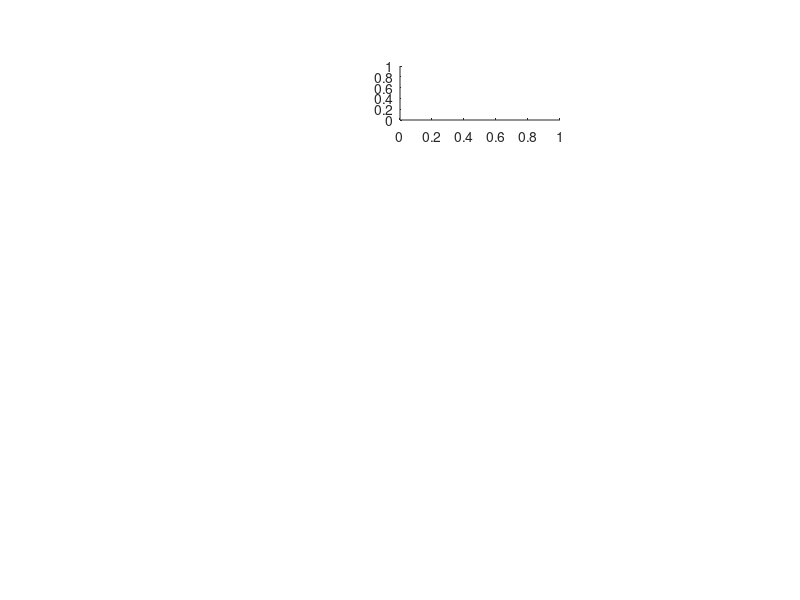

Write the MATLAB code that produced this figure. (Note: this script raises an error after producing the figure.)
%% Figures @NREM_comp
%
% Figure 2. Extended model and stimulus. 
%
% Created: Fri 22 Jan 2021, 14:31
% Author: Martin Esparza-Iaizzo
% 
% Last edited: Sun 22 May 2022, 17:19
% Last edited by: Martin Esparza-Iaizzo
%
%% Plotting

duration_s = 10; % Stimulus duration
dt = 0.01; % Time interval 

fontSize = 16; 

f = figure; 
mp = get(0, 'MonitorPositions');
set(f,'units','centimeters','Position',[mp(end,1)+50 mp(end,2)+50 19.05 20]*1.75);

% Fig. 2B. Example of Poisson Spike Generation. 
ax = axes('Position',[0.5 0.8 0.2 0.09]);
ax.PositionConstraint = 'innerposition';

freqs = 5; % Frequency of spiking
time = 5; % Duration of Poisson Spike train
trials = 3; % Number of sample trials 
[spikeMat, tVec] = poissonSpikeGen(freqs, time, trials, dt);

plotRaster(spikeMat, tVec,1,'#DAA520');
xlim([-1 6])
yticks([1 3]); yticklabels({'1','3'})
xticks([0 5]); xticklabels({'0','5'})
xlabel('Time (AU)')
ylabel('Trials')
ax.YAxis.TickLength = [0 0];
set(ax,'FontSize',fontSize,'Box','on','LineWidth',1.5,'FontName','Arial')

ax0 = axes('Position',[0.5 0.9 0.2 0.05]);
ax0.PositionConstraint = 'innerposition';
plot([zeros(1,100) ones(1,500) zeros(1,100)], 'LineWidth',1.5,'Color','#DAA520')
xlim([0 700])
ylim([-0.25 1.25])
xticks([100 600]); xticklabels({''})
yticks([0 1]); yticklabels({'0','5'})
ylabel('Hz')
ax0.YAxis.TickLength = [0 0];
set(ax0,'FontSize',fontSize,'Box','off','LineWidth',1.5,'FontName','Arial')

% Fig. 2C. Alpha-function. 
ax3 = axes('Position',[0.775 0.8 0.175 0.15]);
ax3.PositionConstraint = 'innerposition';
plot(t_tmp(1:250),alfa_function,'LineWidth',1.5,'Color','k');
xlim([0 0.75])
yticks([0 max(alfa_function)]); yticklabels({'0','1'})
xticks([0 0.75]); xticklabels({'0','3'})
xlabel('Time (AU)');
ylabel('{\alpha - function}')
set(ax3,'FontSize',fontSize,'Box','on','LineWidth',1.5,'FontName','Arial')


% Fig. 2D. Spike train + alpha-function convolution
% Spiking frequency = 5
freqs = [5];
[spike_train,spikeMat,tVec] = generateStimuli(duration_s,dt,1,freqs);

ax1_1 = axes('Position',[0.1 0.54 0.85 0.075]);
ax1_1.PositionConstraint = 'innerposition';
plot(tVec,spike_train(2,:),'Color','#DAA520','LineWidth',1.5); hold on;
ylim([0 1]);
yticks([0 1]); yticklabels({'0','1'});
xticks([]); xticklabels({''})
xlabel('');
set(ax1_1,'FontSize',fontSize,'Box','off','LineWidth',1.5,'FontName','Arial')
ylabel('\its(t)','FontName','Cambria')

ax1_2 = axes('Position',[0.1 0.615 0.85 0.07]);
ax1_2.PositionConstraint = 'innerposition';
ax1_2.XAxis.Visible = 'off';
plotRaster(spikeMat, tVec,1.5,'#DAA520');
yticks([]); yticklabels({''})
xticks([]); xticklabels({''})
ylim([0.25 2])
set(ax1_2,'FontSize',fontSize,'Box','off','LineWidth',1.5,'FontName','Arial')


% Spiking frequency = 10
freqs = [10];
[spike_train,spikeMat,tVec] = generateStimuli(duration_s,dt,1,freqs);

ax2_1 = axes('Position',[0.1 0.36 0.85 0.075]);
ax2_1.PositionConstraint = 'innerposition';
plot(tVec,spike_train(2,:),'Color','#DAA520','LineWidth',1.5); hold on;
ylim([0 1]);
yticks([0 1]); yticklabels({'0','1'});
xticks([0 10]); xticklabels({'0','10'})
xlabel('');
xlabel('Time (AU)')
set(ax2_1,'FontSize',fontSize,'Box','off','LineWidth',1.5,'FontName','Arial')
ylabel('\its(t)','FontName','Cambria')

ax2_2 = axes('Position',[0.1 0.435 0.85 0.07]);
ax2_2.PositionConstraint = 'innerposition';
ax2_2.XAxis.Visible = 'off';
plotRaster(spikeMat, tVec,1.5,'#DAA520');
yticks([]); yticklabels({''})
xticks([]); xticklabels({''})
ylim([0.25 2])
set(ax2_2,'FontSize',fontSize,'Box','off','LineWidth',1.5,'FontName','Arial')

% Spiking frequency = 50
freqs = [50];
[spike_train,spikeMat,tVec] = generateStimuli(duration_s,dt,1,freqs);

ax2_1 = axes('Position',[0.1 0.1 0.85 0.075]);
ax2_1.PositionConstraint = 'innerposition';
plot(tVec,spike_train(2,:),'Color','#DAA520','LineWidth',1.5); hold on;
ylim([0 1]);
yticks([0 1]); yticklabels({'0','1'});
xticks([0 10]); xticklabels({'0','10'})
xlabel('');
xlabel('Time (AU)')
set(ax2_1,'FontSize',fontSize,'Box','off','LineWidth',1.5,'FontName','Arial')
ylabel('\its(t)','FontName','Cambria')

ax2_2 = axes('Position',[0.1 0.175 0.85 0.07]);
ax2_2.PositionConstraint = 'innerposition';
ax2_2.XAxis.Visible = 'off';
plotRaster(spikeMat, tVec,1.5,'#DAA520');
yticks([]); yticklabels({''})
xticks([]); xticklabels({''})

ylim([0.25 2])
set(ax2_2,'FontSize',fontSize,'Box','off','LineWidth',1.5,'FontName','Arial')


%% Save figure ––––––– Uncomment and edit to save to personalised location

% cd '/Users/martinesparzaiaizzo/Desktop/@belen/Figuras_LIMPIAS/METHODS/figures_temp'
% exportgraphics(gcf,'fig2.pdf','Resolution',300,'BackgroundColor','w')

